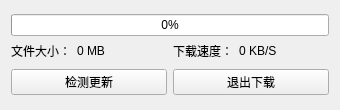
<?xml version="1.0" encoding="UTF-8"?>
<ui version="4.0">
 <class>upData</class>
 <widget class="QMainWindow" name="upData">
  <property name="geometry">
   <rect>
    <x>0</x>
    <y>0</y>
    <width>340</width>
    <height>110</height>
   </rect>
  </property>
  <property name="windowTitle">
   <string>版本更新</string>
  </property>
  <widget class="QWidget" name="centralWidget">
   <layout class="QHBoxLayout" name="horizontalLayout_3">
    <item>
     <layout class="QVBoxLayout" name="verticalLayout_2">
      <item>
       <layout class="QVBoxLayout" name="verticalLayout">
        <item>
         <widget class="QProgressBar" name="pgb_upData">
          <property name="sizePolicy">
           <sizepolicy hsizetype="Expanding" vsizetype="Fixed">
            <horstretch>0</horstretch>
            <verstretch>0</verstretch>
           </sizepolicy>
          </property>
          <property name="value">
           <number>0</number>
          </property>
          <property name="textVisible">
           <bool>true</bool>
          </property>
          <property name="invertedAppearance">
           <bool>false</bool>
          </property>
          <property name="textDirection">
           <enum>QProgressBar::TopToBottom</enum>
          </property>
         </widget>
        </item>
        <item>
         <layout class="QHBoxLayout" name="horizontalLayout">
          <item>
           <widget class="QLabel" name="lbl_byteValueStr">
            <property name="sizePolicy">
             <sizepolicy hsizetype="Fixed" vsizetype="Fixed">
              <horstretch>0</horstretch>
              <verstretch>0</verstretch>
             </sizepolicy>
            </property>
            <property name="text">
             <string>文件大小：</string>
            </property>
           </widget>
          </item>
          <item>
           <widget class="QLabel" name="lbl_byteValue">
            <property name="sizePolicy">
             <sizepolicy hsizetype="Preferred" vsizetype="Fixed">
              <horstretch>0</horstretch>
              <verstretch>0</verstretch>
             </sizepolicy>
            </property>
            <property name="text">
             <string>0 MB</string>
            </property>
           </widget>
          </item>
          <item>
           <widget class="QLabel" name="lbl_speedNumStr">
            <property name="sizePolicy">
             <sizepolicy hsizetype="Fixed" vsizetype="Fixed">
              <horstretch>0</horstretch>
              <verstretch>0</verstretch>
             </sizepolicy>
            </property>
            <property name="text">
             <string>下载速度：</string>
            </property>
           </widget>
          </item>
          <item>
           <widget class="QLabel" name="lbl_speedNum">
            <property name="sizePolicy">
             <sizepolicy hsizetype="Preferred" vsizetype="Fixed">
              <horstretch>0</horstretch>
              <verstretch>0</verstretch>
             </sizepolicy>
            </property>
            <property name="layoutDirection">
             <enum>Qt::LeftToRight</enum>
            </property>
            <property name="text">
             <string>0 KB/S</string>
            </property>
           </widget>
          </item>
         </layout>
        </item>
       </layout>
      </item>
      <item>
       <layout class="QHBoxLayout" name="horizontalLayout_2">
        <item>
         <widget class="QPushButton" name="btn_checkUp">
          <property name="text">
           <string>检测更新</string>
          </property>
         </widget>
        </item>
        <item>
         <widget class="QPushButton" name="btn_disConnect">
          <property name="text">
           <string>退出下载</string>
          </property>
         </widget>
        </item>
       </layout>
      </item>
     </layout>
    </item>
   </layout>
  </widget>
 </widget>
 <layoutdefault spacing="6" margin="11"/>
 <resources/>
 <connections/>
</ui>
